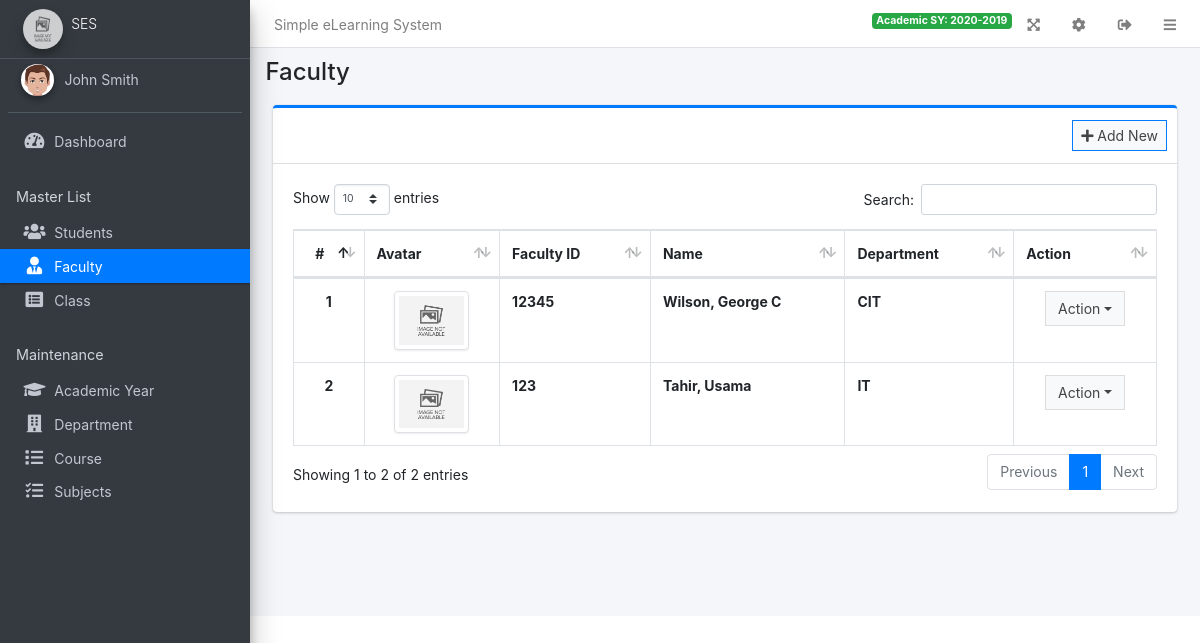
The app's page /admin/?page=faculty (signed in) with its own data.
### tables this page shows
CREATE TABLE `faculty` (
  `id` int(30) NOT NULL,
  `faculty_id` varchar(50) NOT NULL,
  `department_id` int(30) NOT NULL,
  `firstname` varchar(150) NOT NULL,
  `middlename` varchar(150) NOT NULL,
  `lastname` varchar(150) NOT NULL,
  `email` varchar(250) NOT NULL,
  `contact` varchar(150) NOT NULL,
  `gender` varchar(20) NOT NULL,
  `address` text DEFAULT NULL,
  `password` text DEFAULT NULL,
  `dob` int(11) NOT NULL,
  `avatar` text DEFAULT NULL
);

CREATE TABLE `department` (
  `id` int(30) NOT NULL,
  `department` varchar(250) NOT NULL,
  `description` text DEFAULT NULL
);

### config.php (called while the page is built, shortened)
<?php
function validate_image($file){
	if(!empty($file)){
		if(is_file(base_app.$file)){
			return base_url.$file;
		}else{
			return base_url.'dist/img/no-image-available.png';
		}
	}else{
		return base_url.'dist/img/no-image-available.png';
	}
}
?>

### admin/faculty/index.php (the view, shortened to what this page needs)
<div class="col-lg-12">
	<div class="card card-outline card-primary">
		<div class="card-header">
			<div class="card-tools">
				<a class="btn btn-block btn-sm btn-default btn-flat border-primary new_faculty" href="javascript:void(0)"><i class="fa fa-plus"></i> Add New</a>
			</div>
		</div>
		<div class="card-body">
			<table class="table tabe-hover table-bordered" id="list">
				<thead>
					<tr>
						<th class="text-center">#</th>
						<th>Avatar</th>
						<th>Faculty ID</th>
						<th>Name</th>
						<th>Department</th>
						<th>Action</th>
					</tr>
				</thead>
				<tbody>
					<?php
					$i = 1;
					$qry = $conn->query("SELECT *,CONCAT(firstname,' ', middlename,' ',lastname) as name FROM faculty order by CONCAT(firstname,' ', middlename,' ',lastname) asc ");
					while($row= $qry->fetch_assoc()):
						$department = $conn->query("SELECT * FROM department where id = '{$row['department_id']}'");
						$department = $department->num_rows > 0 ? $department->fetch_array()['department'] : ""
					?>
					<tr>
						<th class="text-center"><?php echo $i++ ?></th>
						<td><center><img src="<?php echo validate_image($row['avatar']) ?>" alt="" class="img-thumbnail border-rounded" width="75px" height="75px" style="object-fit: cover;"></center></td>
						<td><b><?php echo $row['faculty_id'] ?></b></td>
						<td><b><?php echo ucwords($row['lastname'].", ".$row['firstname'].' '.$row['middlename']) ?></b></td>
						<td><b><?php echo $department ?></b></td>
						<td class="text-center">
    						<div class="btn-group">
		                    <button type="button" class="btn btn-default btn-block btn-flat dropdown-toggle dropdown-hover dropdown-icon" data-toggle="dropdown" aria-expanded="false">
		                    	Action
		                    </button>
		                </div>
						</td>
					</tr>
				<?php endwhile; ?>
				</tbody>
			</table>
		</div>
	</div>
</div>

### records on screen
faculty: faculty "12345", lastname+firstname+middlename "Wilson, George C", department.department "CIT"
faculty: faculty "123", lastname+firstname+middlename "Tahir, Usama", department.department "IT"

### other values on screen
$_settings->info('name') "Simple eLearning System"
$_settings->userdata('academic_sy') "2020-2019"
$_settings->info('short_name') "SES"
$_settings->userdata('firstname').' '.$_settings->userdata('lastname') "John Smith"
str_replace("_", " ",$page) "Faculty"
